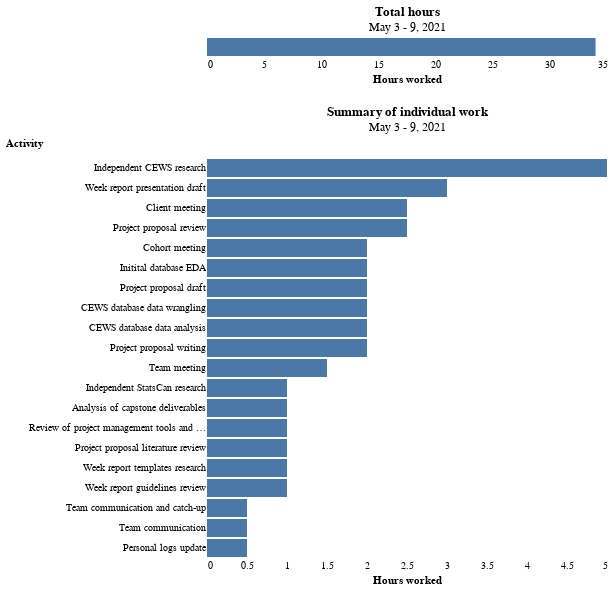

Source (notebook cell):
### Code cell
one = alt.Chart(df.query("Week == '1'")).mark_bar().encode(
    y=alt.Y('Activity:N', sort='-x',
           axis=alt.Axis(titleAngle=0, titleY=-10)),
    x=alt.X('Hours', type='quantitative', aggregate='sum', title='Hours worked',
            axis=alt.Axis(format=','))
    ).properties(title={'text': 'Summary of individual work', 'subtitle': 'May 3 - 9, 2021'}
                )

two = alt.Chart(df.query("Week == '1'")).mark_bar().encode(
    x=alt.X('Hours', type='quantitative', aggregate='sum', title='Hours worked',
            axis=alt.Axis(format=','))
    ).properties(title={'text': 'Total hours', 'subtitle': 'May 3 - 9, 2021'}
                )

(two & one).configure_axis(domain=False, grid=False, ticks=False
                                ).configure_view(stroke="transparent")

### Figure 1 — Vega-Lite specification as saved in the notebook (floating-point values rounded to 4 significant figures)
{"config": {"view": {"continuousWidth": 400, "continuousHeight": 300, "stroke": "transparent"}, "axis": {"domain": false, "grid": false, "ticks": false}}, "vconcat": [{"data": {"name": "data-3f83593f2b06d0d4d1a8fc260d0617b5"}, "mark": "bar", "encoding": {"x": {"type": "quantitative", "aggregate": "sum", "axis": {"format": ","}, "field": "Hours", "title": "Hours worked"}}, "title": {"text": "Total hours", "subtitle": "May 3 - 9, 2021"}}, {"data": {"name": "data-3f83593f2b06d0d4d1a8fc260d0617b5"}, "mark": "bar", "encoding": {"x": {"type": "quantitative", "aggregate": "sum", "axis": {"format": ","}, "field": "Hours", "title": "Hours worked"}, "y": {"type": "nominal", "axis": {"titleAngle": 0, "titleY": -10}, "field": "Activity", "sort": "-x"}}, "title": {"text": "Summary of individual work", "subtitle": "May 3 - 9, 2021"}}], "$schema": "https://vega.github.io/schema/vega-lite/v4.8.1.json", "datasets": {"data-3f83593f2b06d0d4d1a8fc260d0617b5": [{"Week": 1, "Date": "May 4", "Activity": "Cohort meeting", "Hours": 2.0}, {"Week": 1, "Date": "May 4", "Activity": "Client meeting", "Hours": 1.5}, {"Week": 1, "Date": "May 4", "Activity": "Team meeting", "Hours": 0.5}, {"Week": 1, "Date": "May 4", "Activity": "Independent StatsCan research", "Hours": 1.0}, {"Week": 1, "Date": "May 5", "Activity": "Client meeting", "Hours": 1.0}, {"Week": 1, "Date": "May 5", "Activity": "Team meeting", "Hours": 1.0}, {"Week": 1, "Date": "May 5", "Activity": "Independent CEWS research", "Hours": 2.0}, {"Week": 1, "Date": "May 5", "Activity": "Initital database EDA", "Hours": 2.0}, {"Week": 1, "Date": "May 5", "Activity": "Project proposal draft", "Hours": 2.0}, {"Week": 1, "Date": "May 6", "Activity": "Analysis of capstone deliverables", "Hours": 1.0}, {"Week": 1, "Date": "May 6", "Activity": "Review of project management tools and templates", "Hours": 1.0}, {"Week": 1, "Date": "May 6", "Activity": "Independent CEWS research", "Hours": 2.0}, {"Week": 1, "Date": "May 6", "Activity": "CEWS database data wrangling", "Hours": 2.0}, {"Week": 1, "Date": "May 6", "Activity": "CEWS database data analysis", "Hours": 1.0}, {"Week": 1, "Date": "May 6", "Activity": "Project proposal review", "Hours": 0.5}, {"Week": 1, "Date": "May 6", "Activity": "Team communication and catch-up", "Hours": 0.5}, {"Week": 1, "Date": "May 7", "Activity": "Project proposal review", "Hours": 2.0}, {"Week": 1, "Date": "May 7", "Activity": "Project proposal literature review", "Hours": 1.0}, {"Week": 1, "Date": "May 7", "Activity": "Project proposal writing", "Hours": 2.0}, {"Week": 1, "Date": "May 7", "Activity": "CEWS database data analysis", "Hours": 1.0}, {"Week": 1, "Date": "May 8", "Activity": "Week report templates research", "Hours": 1.0}, {"Week": 1, "Date": "May 8", "Activity": "Week report guidelines review", "Hours": 1.0}, {"Week": 1, "Date": "May 8", "Activity": "Week report presentation draft", "Hours": 3.0}, {"Week": 1, "Date": "May 8", "Activity": "Team communication", "Hours": 0.5}, {"Week": 1, "Date": "May 9", "Activity": "Personal logs update", "Hours": 0.5}, {"Week": 1, "Date": "May 9", "Activity": "Independent CEWS research", "Hours": 1.0}]}}
